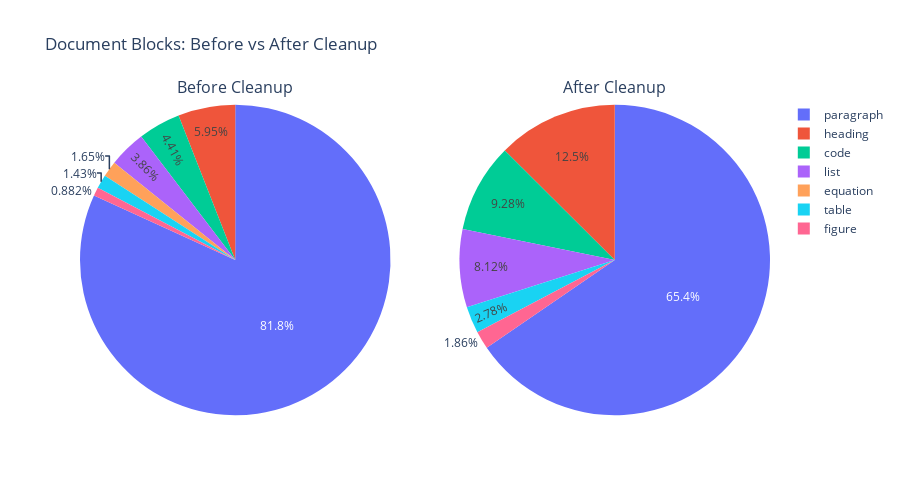

Write notebook code for a chart like this one.
### Code cell
# Cell 6: Visualize Before/After
import plotly.graph_objects as go
from plotly.subplots import make_subplots

def visualize_cleanup(before_stats, after_stats):
    """Visualize the cleanup results"""
    
    fig = make_subplots(
        rows=1, cols=2,
        subplot_titles=('Before Cleanup', 'After Cleanup'),
        specs=[[{'type': 'pie'}, {'type': 'pie'}]]
    )
    
    # Before cleanup
    fig.add_trace(
        go.Pie(
            labels=list(before_stats['by_type'].keys()),
            values=list(before_stats['by_type'].values()),
            name="Before"
        ),
        row=1, col=1
    )
    
    # After cleanup (calculate from cleaned blocks)
    # Load cleaned file
    cleaned_blocks = []
    with open(OUTPUT_PATH, 'r') as f:
        for line in f:
            if line.strip():
                cleaned_blocks.append(json.loads(line))
    
    after_types = Counter(b.get('type') for b in cleaned_blocks)
    
    fig.add_trace(
        go.Pie(
            labels=list(after_types.keys()),
            values=list(after_types.values()),
            name="After"
        ),
        row=1, col=2
    )
    
    fig.update_layout(
        title_text="Document Blocks: Before vs After Cleanup",
        height=500
    )
    
    fig.show()

visualize_cleanup(stats, cleanup_stats)

### Figure 1 — Plotly figure (JSON) as saved in the notebook; plotly's stock layout.template omitted (floating-point values rounded to 4 significant figures)
{"data": [{"domain": {"x": [0, 0.45], "y": [0, 1]}, "labels": ["heading", "figure", "paragraph", "table", "code", "equation", "list"], "name": "Before", "type": "pie", "values": [54, 8, 742, 13, 40, 15, 35]}, {"domain": {"x": [0.55, 1], "y": [0, 1]}, "labels": ["heading", "figure", "paragraph", "table", "code", "list"], "name": "After", "type": "pie", "values": [54, 8, 282, 12, 40, 35]}], "layout": {"annotations": [{"font": {"size": 16}, "showarrow": false, "text": "Before Cleanup", "x": 0.225, "xanchor": "center", "xref": "paper", "y": 1, "yanchor": "bottom", "yref": "paper"}, {"font": {"size": 16}, "showarrow": false, "text": "After Cleanup", "x": 0.775, "xanchor": "center", "xref": "paper", "y": 1, "yanchor": "bottom", "yref": "paper"}], "height": 500, "title": {"text": "Document Blocks: Before vs After Cleanup"}}}
